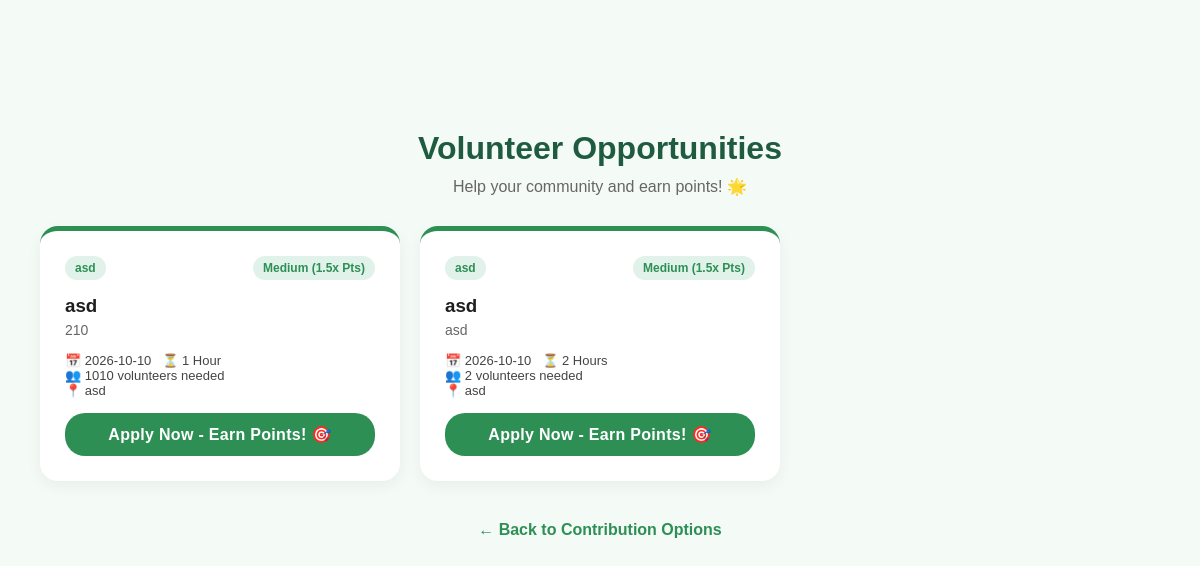
/donate/time, run on the app's committed database.
### tables this page shows
CREATE TABLE volunteer_requests (
            id INTEGER PRIMARY KEY AUTOINCREMENT,
            donor_id INTEGER NOT NULL,
            task_title TEXT NOT NULL,
            needed_people INTEGER NOT NULL,
            task_date TEXT NOT NULL,
            duration TEXT NOT NULL,
            description TEXT,
            status TEXT DEFAULT 'pending',
            created_at TIMESTAMP DEFAULT CURRENT_TIMESTAMP, urgency TEXT DEFAULT 'Medium',
            FOREIGN KEY (donor_id) REFERENCES donors(id)
        );

CREATE TABLE donors (
            id INTEGER PRIMARY KEY AUTOINCREMENT,
            name TEXT NOT NULL,
            email TEXT UNIQUE NOT NULL,
            password TEXT NOT NULL,
            food_bank_name TEXT NOT NULL,
            address TEXT NOT NULL,
            latitude REAL,
            longitude REAL
        , food_received INTEGER DEFAULT 0, food_donations INTEGER DEFAULT 0);

### app.py (the view)
@app.route('/donate/time')
def donate_time():
    conn = sqlite3.connect('database.db')
    c = conn.cursor()
    c.execute("""
        SELECT vr.id, vr.task_title, vr.description, vr.needed_people,
               vr.task_date, vr.duration, vr.urgency,
               d.food_bank_name, d.address
        FROM volunteer_requests vr
        JOIN donors d ON vr.donor_id = d.id
        WHERE vr.status='open'
        AND DATE(vr.task_date) >= DATE('now')
        ORDER BY
            CASE vr.urgency
                WHEN 'Critical' THEN 1
                WHEN 'High' THEN 2
                WHEN 'Medium' THEN 3
                WHEN 'Low' THEN 4
            END,
            vr.task_date ASC
    """)
    roles = c.fetchall()
    conn.close()
    return render_template('donate_time.html', roles=roles)

### templates/donate_time.html (shortened to what this page needs)
<!DOCTYPE html>
<html lang="en">
<head>
    <link rel="stylesheet" href="{{ url_for('static', filename='style_index.css') }}">
</head>
<body>
    <h1 style="text-align:center; color:#1f5c3f; margin-bottom:10px;">Volunteer Opportunities</h1>
    <p style="text-align:center; color:#666; margin-bottom:30px;">Help your community and earn points! 🌟</p>
    <div class="grid">
        {% if roles %}
            {% for r in roles %}
            <div class="card" style="{% if r[6] == 'Critical' %}border-color:#dc2626;{% endif %}">
                <div style="display:flex; justify-content:space-between; align-items:center;">
                    <span class="badge">{{ r[7] }}</span>
                    <span class="badge" style="{% if r[6] == 'Critical' %}background:#fee2e2; color:#dc2626;{% elif r[6] == 'High' %}background:#ffedd5; color:#ea580c;{% endif %}">
                        {{ r[6] }}
                        {% if r[6] == 'Critical' %} (3x Pts){% elif r[6] == 'High' %} (2x Pts){% elif r[6] == 'Medium' %} (1.5x Pts){% endif %}
                    </span>
                </div>
                <h3 style="margin: 15px 0 5px;">{{ r[1] }}</h3>
                <p style="color:#666; font-size:14px; margin-bottom:15px;">{{ r[2] }}</p>
                <div style="font-size:13px; color:#444;">
                    <p>📅 {{ r[4] }} &nbsp; ⏳ {{ r[5] }}</p>
                    <p>👥 {{ r[3] }} volunteers needed</p>
                    <p>📍 {{ r[8] }}</p>
                </div>
                <a href="{{ url_for('volunteer_apply', request_id=r[0]) }}" class="btn">
                    Apply Now - Earn Points! 🎯
                </a>
            </div>
            {% endfor %}
        {% endif %}
    </div>
    <div style="text-align:center; margin-top:40px;">
        <a href="/contribution" style="color:#2e8f55; text-decoration:none; font-weight:600;">
            ← Back to Contribution Options
        </a>
    </div>
</body>
</html>

### static/style_index.css (style rules this page uses)
:root { --main-green: #33cc73; --dark-green: #1f5c3f; --light-bg: #f7f7f7; --text-gray: #666; --title-color: #1e1e1e; }
* { margin: 0; padding: 0; box-sizing: border-box; }
body { font-family: "Open Sans", sans-serif; background: var(--light-bg); color: var(--text-gray); overflow-x: hidden; }
h1, h2, h3 { font-family: "Poppins", sans-serif; color: var(--title-color); }
.btn { padding: 10px 28px; border-radius: 40px; font-size: 1rem; font-weight: 600; text-decoration: none; transition: 0.3s ease; letter-spacing: 0.3px; }
body { font-family: "Poppins", sans-serif; background-color: #fafafa; margin-top: 70px; }

### templates/donate_time.html (style rules this page uses)
body { background: #f4faf6; font-family: "Poppins", sans-serif; padding: 40px; }
.grid { display: grid; grid-template-columns: repeat(auto-fill, minmax(300px, 1fr)); gap: 20px; max-width: 1200px; margin: auto; }
.card { background: white; padding: 25px; border-radius: 18px; box-shadow: 0 5px 15px rgba(0,0,0,0.05); border-top: 5px solid #2e8f55; transition: transform 0.3s ease; }
.badge { background: #e0f2e9; color: #2e8f55; padding: 5px 10px; border-radius: 15px; font-size: 12px; font-weight: bold; }
.btn { display: block; text-align: center; background: #2e8f55; color: white; padding: 12px; border-radius: 20px; text-decoration: none; margin-top: 15px; font-weight: bold; transition: background 0.3s; }

### data on the page
volunteer_requests: food_bank_name "asd", urgency "Medium", shows "(1.5x Pts)", task_title "asd", description "210", task_date "2026-10-10", duration "1 Hour", needed_people "1010", address "asd"
volunteer_requests: food_bank_name "asd", urgency "Medium", shows "(1.5x Pts)", task_title "asd", description "asd", task_date "2026-10-10", duration "2 Hours", needed_people "2", address "asd"
